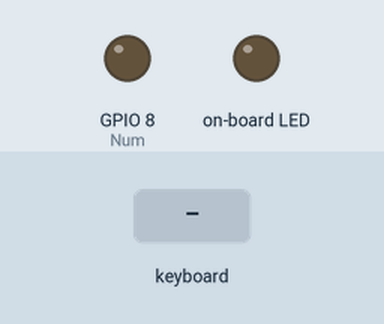
This program was run on a simulated Raspberry Pi (BCM pin numbers). Shown: output pins drawn as LEDs (lit = HIGH). The inputs (shaded band) are chosen by the test bench. At 1.3 s the program stops and its outputs stay as they are.

Above: at 1.2 s.
1.3 s: key enter typed on the keyboard
At 2.0 s:
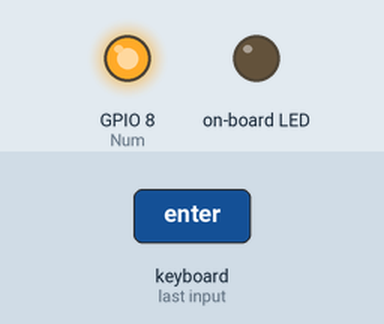
Timing chart, 0 to 2.8 s (numbered marks = the images above; inputs shaded):
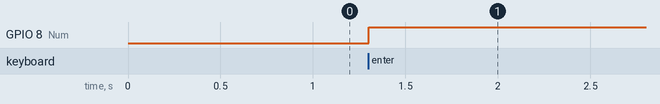

The program:

sleepscreen.py
```python
#!/usr/bin/env python3
# pip install pynput
import RPi.GPIO as GPIO
from pynput.keyboard import Key, Listener

Num = 8

GPIO.setwarnings(False)

GPIO.setmode(GPIO.BCM)
GPIO.setup(Num, GPIO.OUT)

state = GPIO.input(Num)

if state:
    f = open('/sys/class/leds/input0::capslock/brightness', 'w')
    f.write('1')
    GPIO.output(Num, False)
    f.write('1')
    f.close()

def press(key):
    f = open('/sys/class/leds/input0::capslock/brightness', 'w')
    f.write('0')
    GPIO.output(Num, True)
    f.write('0')
    f.close()
    exit()

with Listener(on_press = press) as listener:
    listener.join()
```

Measured:
- after the input at 1.3 s, GPIO 8 (Num): LOW → HIGH at once
